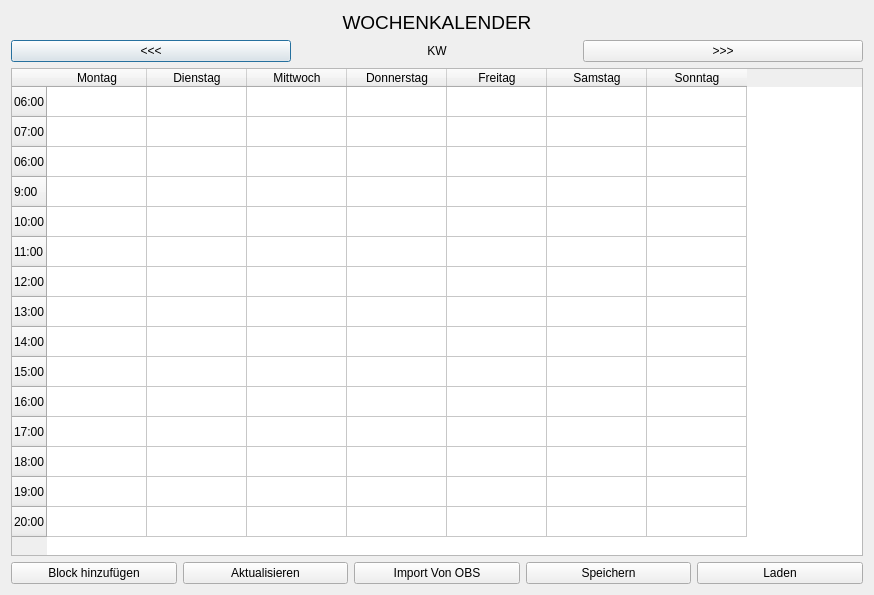
<?xml version="1.0" encoding="UTF-8"?>
<ui version="4.0">
 <class>Kalender</class>
 <widget class="QDialog" name="Kalender">
  <property name="geometry">
   <rect>
    <x>0</x>
    <y>0</y>
    <width>874</width>
    <height>595</height>
   </rect>
  </property>
  <property name="windowTitle">
   <string>Dialog</string>
  </property>
  <layout class="QVBoxLayout" name="verticalLayout">
   <item>
    <widget class="QLabel" name="calendarLabel">
     <property name="font">
      <font>
       <pointsize>14</pointsize>
      </font>
     </property>
     <property name="text">
      <string>WOCHENKALENDER</string>
     </property>
     <property name="textFormat">
      <enum>Qt::RichText</enum>
     </property>
     <property name="alignment">
      <set>Qt::AlignCenter</set>
     </property>
    </widget>
   </item>
   <item>
    <layout class="QHBoxLayout" name="horizontalLayout_2">
     <item>
      <widget class="QPushButton" name="leftButton">
       <property name="text">
        <string>&lt;&lt;&lt;</string>
       </property>
      </widget>
     </item>
     <item>
      <widget class="QLabel" name="calendarWeekLabel">
       <property name="text">
        <string>KW</string>
       </property>
       <property name="textFormat">
        <enum>Qt::RichText</enum>
       </property>
       <property name="alignment">
        <set>Qt::AlignCenter</set>
       </property>
      </widget>
     </item>
     <item>
      <widget class="QPushButton" name="rightButton">
       <property name="text">
        <string>&gt;&gt;&gt;</string>
       </property>
      </widget>
     </item>
    </layout>
   </item>
   <item>
    <widget class="QTableWidget" name="calendarTable">
     <property name="styleSheet">
      <string notr="true"/>
     </property>
     <property name="editTriggers">
      <set>QAbstractItemView::NoEditTriggers</set>
     </property>
     <row>
      <property name="text">
       <string>06:00</string>
      </property>
     </row>
     <row>
      <property name="text">
       <string>07:00</string>
      </property>
     </row>
     <row>
      <property name="text">
       <string>06:00</string>
      </property>
     </row>
     <row>
      <property name="text">
       <string>9:00</string>
      </property>
     </row>
     <row>
      <property name="text">
       <string>10:00</string>
      </property>
     </row>
     <row>
      <property name="text">
       <string>11:00</string>
      </property>
     </row>
     <row>
      <property name="text">
       <string>12:00</string>
      </property>
     </row>
     <row>
      <property name="text">
       <string>13:00</string>
      </property>
     </row>
     <row>
      <property name="text">
       <string>14:00</string>
      </property>
     </row>
     <row>
      <property name="text">
       <string>15:00</string>
      </property>
     </row>
     <row>
      <property name="text">
       <string>16:00</string>
      </property>
     </row>
     <row>
      <property name="text">
       <string>17:00</string>
      </property>
     </row>
     <row>
      <property name="text">
       <string>18:00</string>
      </property>
     </row>
     <row>
      <property name="text">
       <string>19:00</string>
      </property>
     </row>
     <row>
      <property name="text">
       <string>20:00</string>
      </property>
     </row>
     <column>
      <property name="text">
       <string>Montag</string>
      </property>
     </column>
     <column>
      <property name="text">
       <string>Dienstag</string>
      </property>
     </column>
     <column>
      <property name="text">
       <string>Mittwoch</string>
      </property>
     </column>
     <column>
      <property name="text">
       <string>Donnerstag</string>
      </property>
     </column>
     <column>
      <property name="text">
       <string>Freitag</string>
      </property>
     </column>
     <column>
      <property name="text">
       <string>Samstag</string>
      </property>
     </column>
     <column>
      <property name="text">
       <string>Sonntag</string>
      </property>
     </column>
    </widget>
   </item>
   <item>
    <layout class="QHBoxLayout" name="horizontalLayout">
     <item>
      <widget class="QPushButton" name="addBlockButton">
       <property name="text">
        <string>Block hinzufügen</string>
       </property>
      </widget>
     </item>
     <item>
      <widget class="QPushButton" name="updateButton">
       <property name="text">
        <string>Aktualisieren</string>
       </property>
      </widget>
     </item>
     <item>
      <widget class="QPushButton" name="obsImportButton">
       <property name="text">
        <string>Import Von OBS</string>
       </property>
      </widget>
     </item>
     <item>
      <widget class="QPushButton" name="saveButton">
       <property name="text">
        <string>Speichern</string>
       </property>
      </widget>
     </item>
     <item>
      <widget class="QPushButton" name="loadButton">
       <property name="text">
        <string>Laden</string>
       </property>
      </widget>
     </item>
    </layout>
   </item>
  </layout>
 </widget>
 <resources/>
 <connections/>
</ui>
